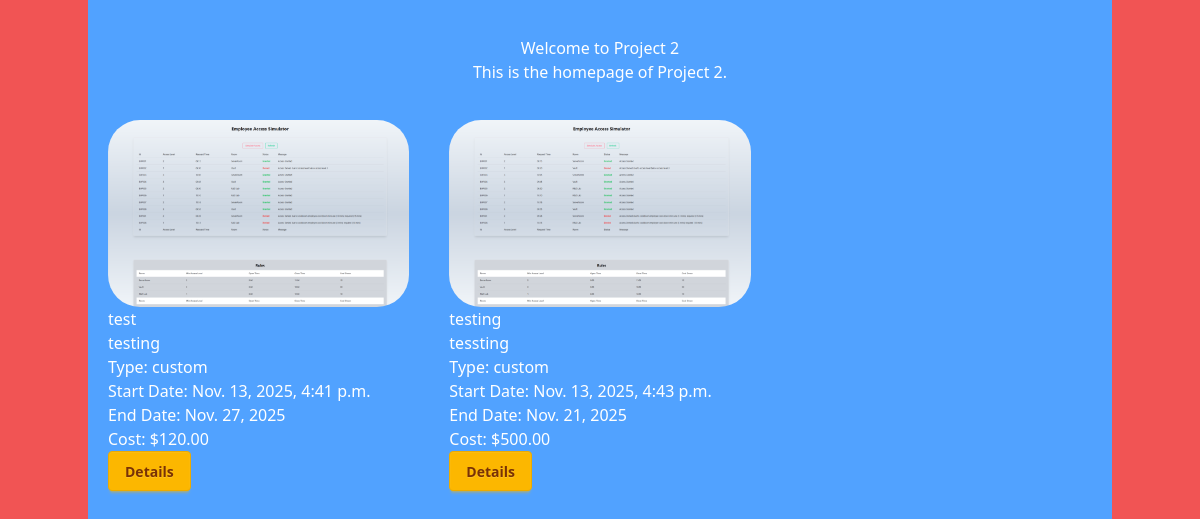
/project2/, run on an earlier commit of the app's database.
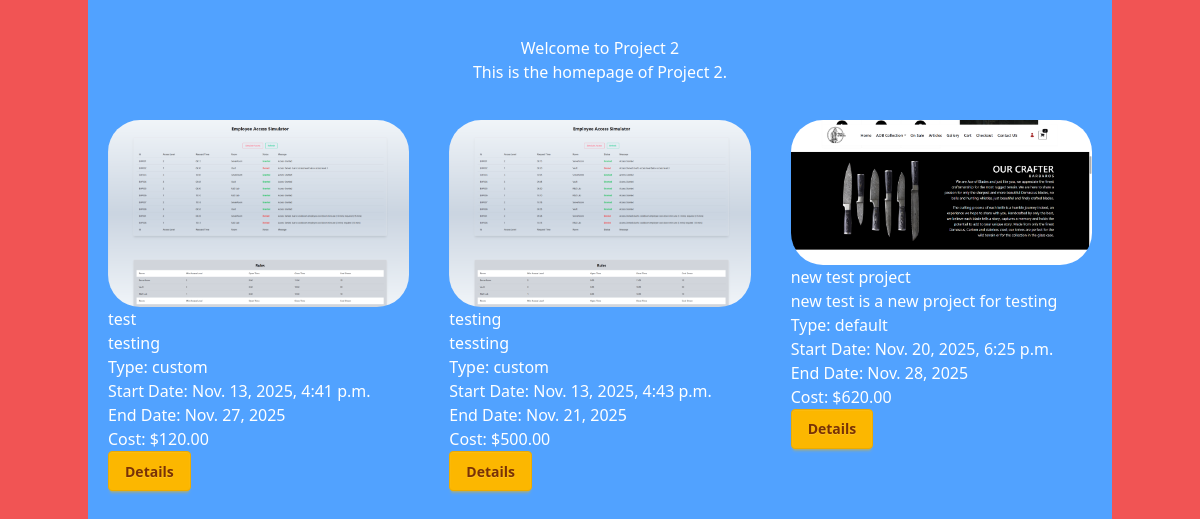
And on a later commit of the database.
### project2/models.py (models this page shows, shortened)
class ProjectDetail(models.Model):
    title = models.CharField(max_length=200)
    image = models.ImageField(upload_to='project_images/')
    description = models.TextField()
    start_date = models.DateTimeField(default=timezone.now)
    end_date = models.DateField(null=True, blank=True)
    project_type = [("df","default"),("cf","custom")]
    type = models.CharField(max_length=2, choices=project_type)
    cost = models.DecimalField(max_digits=10, decimal_places=2,default=0.00)

### project2/views.py (the view)
# urls.py: path("", views.all_project2, name="all_project2"),
def all_project2(request):
    project_details = ProjectDetail.objects.all()
    return render(request, 'project2/all_project2.html',{'project_details':project_details})

### project2/templates/project2/all_project2.html (shortened to what this page needs)
{% extends 'layout.html' %}
{% block content %}
<div class="container mx-auto bg-blue-400 h-screen">
    <div class="flex flex-col my-5 p-4 items-center justify-center">
        <h1>Welcome to Project 2</h1>
        <p>This is the homepage of Project 2.</p>
    </div>
    <div class="grid grid-cols-3 gap-10 mx-5">
        {% for data in project_details  %}
        <div>
            <img src="{{ data.image.url }}" class="rounded-4xl" alt="{{ data.title }}">
            <h2>{{ data.title }}</h2>
            <p>{{ data.description }}</p>
            <p>Type: {{ data.get_type_display }}</p>
            <p>Start Date: {{ data.start_date }}</p>
            <p>End Date: {{ data.end_date }}</p>
            <p>Cost: ${{ data.cost }}</p>
            <a href="{% url 'project2_detail' data.id %}">
                <button class='btn btn-warning'>Details</button>
            </a>
        </div>
        {% endfor %}
    </div>
</div>
{% endblock %}

### templates/layout.html (shortened to what this page needs)
{% load static tailwind_tags %}
{% load static %}
<!DOCTYPE html>
<html lang="en">
<head>
    <link rel="stylesheet" href="{% static 'style.css' %}">
    {% tailwind_css %}
</head>
<body>
    {% block content %}{% endblock %}
</body>
</html>

### static/style.css (style rules this page uses)
body { background-color: #f15454ff; color: white; display: flex; justify-content: center; align-items: center; }

What changed in the data, as far as the page shows it:
added ProjectDetail: image (picture), title "new test project", description "new test is a new project for testing", type "default", start_date "Nov. 20, 2025, 6:25 p.m.", end_date "Nov. 28, 2025", cost "620.00"
